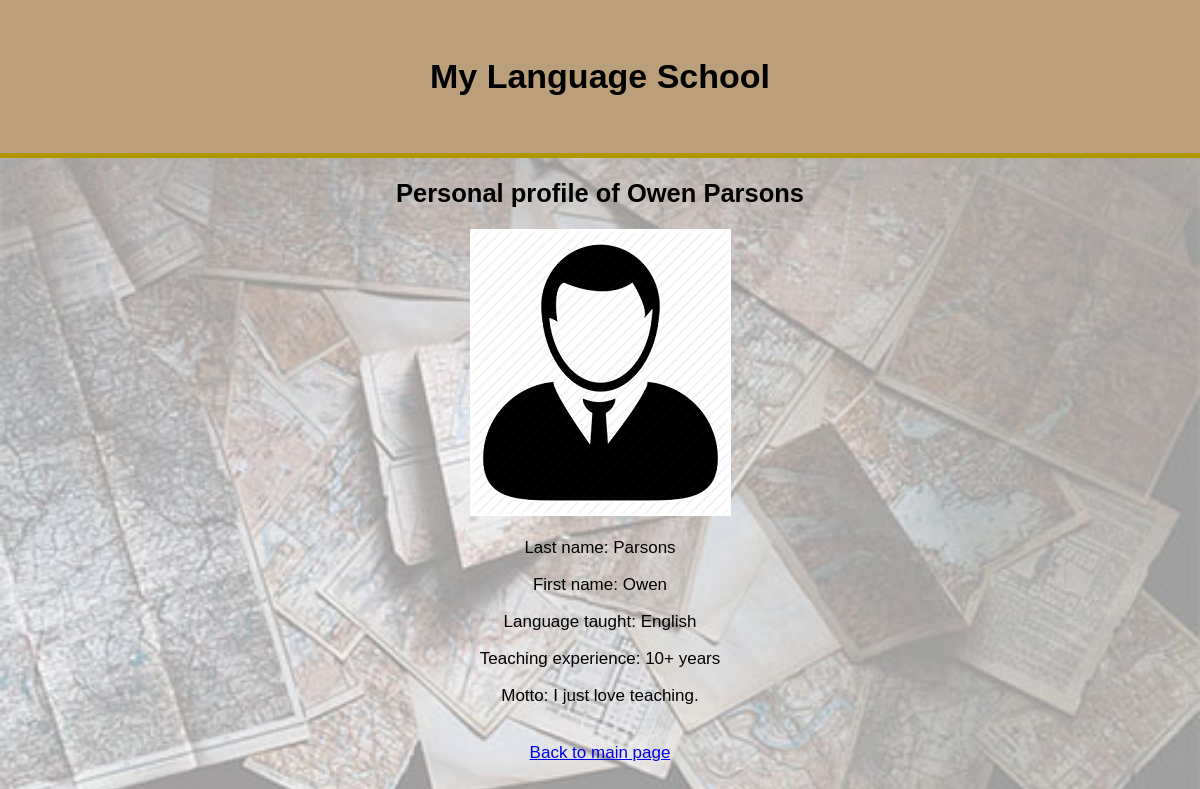
/profiles.php?teacher=Parsons, run on the app's committed database.
### tables this page shows
CREATE TABLE `teachers` (
  `id` int(11) NOT NULL AUTO_INCREMENT,
  `first_name` varchar(127) NOT NULL,
  `last_name` varchar(127) NOT NULL,
  `gender` varchar(1) NOT NULL,
  `language` varchar(127) NOT NULL,
  `nationality` varchar(127) NOT NULL,
  `teaching_experience` varchar(127) NOT NULL,
  `motto` text NOT NULL,
  `salary` int(10) NOT NULL,
  `no_classes` int(10) NOT NULL,
  PRIMARY KEY (`id`)
);

### profiles.php (the view, shortened to what this page needs)
<?php
require_once "database_teachers.php";
$teachers_name = $_GET["teacher"];
$stmt = $db -> prepare("SELECT last_name, first_name, gender, language, teaching_experience, motto FROM teachers WHERE last_name = '$teachers_name'");
$stmt -> execute();
$teacher_profile = [];
foreach ($stmt -> fetchAll() as $value){
    $teacher_profile["last_name"] = $value["last_name"];
    $teacher_profile["first_name"] = $value["first_name"];
    $teacher_profile["gender"] = $value["gender"];
    $teacher_profile["language"] = $value["language"];
    $teacher_profile["teaching_experience"] = $value["teaching_experience"];
    $teacher_profile["motto"] = $value["motto"];
}
?>
<!DOCTYPE html>
<html lang="en">
<head>
    <link rel="stylesheet" href="style/style.css">
</head>
<body>
    <header>
        <h1>My Language School</h1>
    </header>
    <h2>Personal profile of <?php echo $teacher_profile["first_name"] . " " . $teacher_profile["last_name"]; ?></h2>
        <?php if($teacher_profile["gender"]=="M") :?>
            <img src="img/male.png" alt="profile photo">
        <?php elseif($teacher_profile["gender"]=="F") :?>
            <img src="img/female.png" alt="profile photo">
        <?php endif; ?>
    <p><?php echo "Last name: " . $teacher_profile["last_name"]; ?></p>
    <p><?php echo "First name: " . $teacher_profile["first_name"]; ?></p>
    <p><?php echo "Language taught: " . $teacher_profile["language"]; ?></p>
    <p><?php echo "Teaching experience: " . $teacher_profile["teaching_experience"]; ?></p>
    <p><?php echo "Motto: " . $teacher_profile["motto"]; ?></p>
    <br>
    <a href="index.php">Back to main page</a>
</body>
</html>

### style/style.css (style rules this page uses)
body { margin: auto; padding:0; text-align:center; background-image: url("../img/map.jpg"); background-size: 100%; background-repeat: no-repeat; font-family: 'Source Sans Pro', sans-serif; font-size: 17px; }
header { border-bottom: 5px solid #B29600; background-color: #BB9F7A; height: 100%; padding: 2em; text-align: center; }
h1 { text-align: center; }

### data on the page
teachers: first_name "Owen", last_name "Parsons", language "English", teaching_experience "10+ years", motto "I just love teaching."
